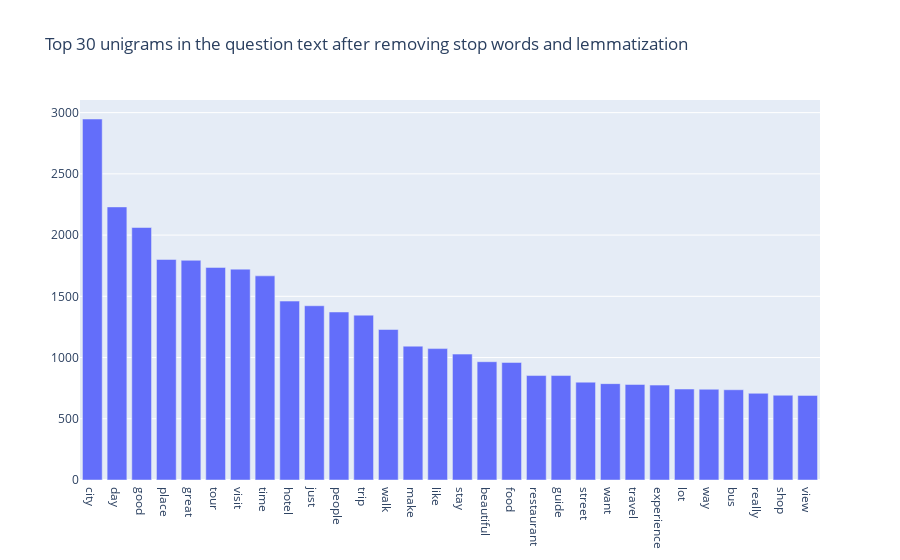

Notebook code cell kept with this figure:
### Code cell
def get_top_n_words(corpus, n=None):
    vec = CountVectorizer(stop_words='english').fit(corpus)
    bag_of_words = vec.transform(corpus)
    sum_words = bag_of_words.sum(axis=0) 
    words_freq = [(word, sum_words[0, idx]) for word, idx in vec.vocabulary_.items()]
    words_freq =sorted(words_freq, key = lambda x: x[1], reverse=True)
    return words_freq[:n]
common_words = get_top_n_words(df_clean['english'], 30)
df2 = pd.DataFrame(common_words, columns = ['unigram' , 'count'])

fig = go.Figure([go.Bar(x=df2['unigram'], y=df2['count'])])
fig.update_layout(title=go.layout.Title(text="Top 30 unigrams in the question text after removing stop words and lemmatization"))
fig.show()

### Figure 1 — Plotly figure (JSON) as saved in the notebook; plotly's stock layout.template omitted (floating-point values rounded to 4 significant figures)
{"data": [{"type": "bar", "x": ["city", "day", "good", "place", "great", "tour", "visit", "time", "hotel", "just", "people", "trip", "walk", "make", "like", "stay", "beautiful", "food", "restaurant", "guide", "street", "want", "travel", "experience", "lot", "way", "bus", "really", "shop", "view"], "y": [2948, 2230, 2062, 1801, 1794, 1736, 1722, 1667, 1461, 1423, 1372, 1346, 1229, 1093, 1073, 1028, 966, 960, 853, 853, 799, 787, 780, 775, 743, 741, 737, 708, 692, 691]}], "layout": {"title": {"text": "Top 30 unigrams in the question text after removing stop words and lemmatization"}}}
